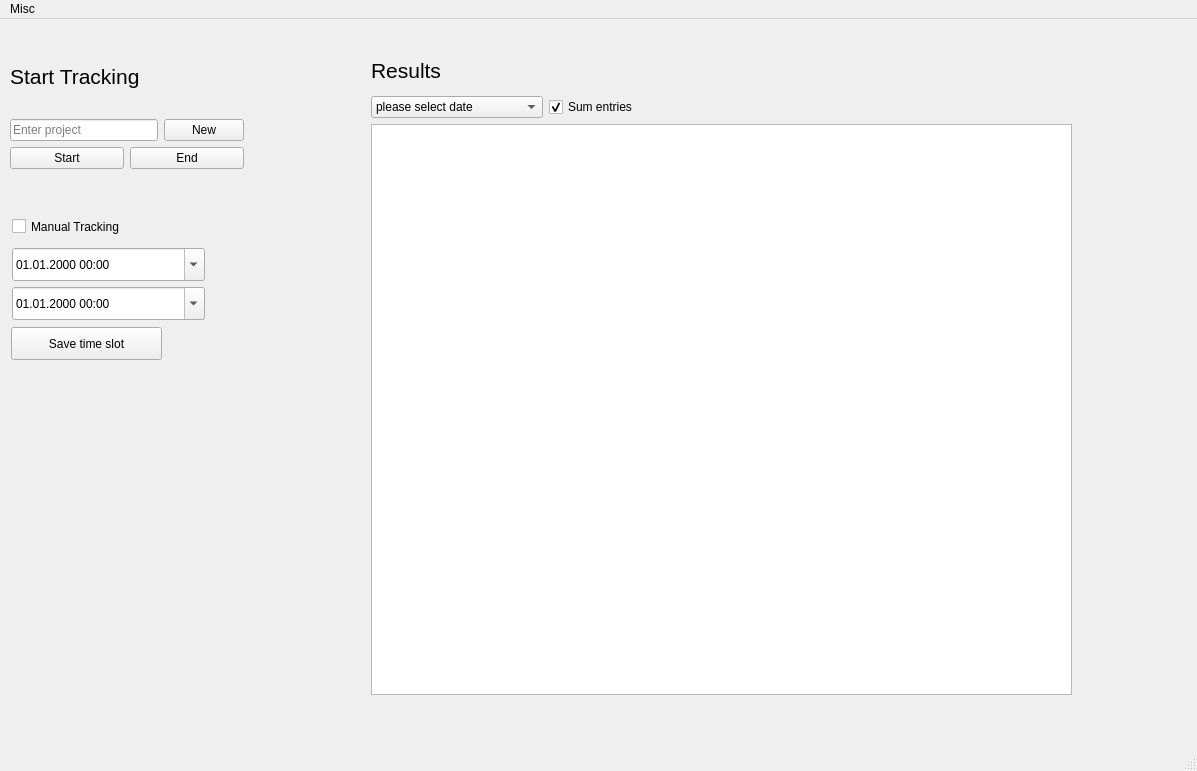
<?xml version="1.0" encoding="UTF-8"?>
<ui version="4.0">
 <class>QtTimeMgrWindow</class>
 <widget class="QMainWindow" name="QtTimeMgrWindow">
  <property name="geometry">
   <rect>
    <x>0</x>
    <y>0</y>
    <width>1197</width>
    <height>771</height>
   </rect>
  </property>
  <property name="windowTitle">
   <string>nomispaz Qt Timetracker</string>
  </property>
  <property name="styleSheet">
   <string notr="true">font: 16pt &quot;Liberation Sans&quot;;</string>
  </property>
  <widget class="QWidget" name="centralwidget">
   <widget class="QPlainTextEdit" name="oMainTextField">
    <property name="geometry">
     <rect>
      <x>371</x>
      <y>105</y>
      <width>701</width>
      <height>571</height>
     </rect>
    </property>
   </widget>
   <widget class="QWidget" name="layoutWidget">
    <property name="geometry">
     <rect>
      <x>10</x>
      <y>20</y>
      <width>234</width>
      <height>130</height>
     </rect>
    </property>
    <layout class="QVBoxLayout" name="verticalLayout_2">
     <item>
      <layout class="QVBoxLayout" name="verticalLayout">
       <item>
        <widget class="QLabel" name="label">
         <property name="font">
          <font>
           <family>Liberation Sans</family>
           <pointsize>16</pointsize>
           <weight>50</weight>
           <italic>false</italic>
           <bold>false</bold>
          </font>
         </property>
         <property name="text">
          <string>Start Tracking</string>
         </property>
        </widget>
       </item>
       <item>
        <layout class="QHBoxLayout" name="horizontalLayout_2">
         <item>
          <widget class="QLineEdit" name="iProject">
           <property name="text">
            <string/>
           </property>
           <property name="placeholderText">
            <string>Enter project</string>
           </property>
          </widget>
         </item>
         <item>
          <widget class="QPushButton" name="bNewProject">
           <property name="text">
            <string>New</string>
           </property>
          </widget>
         </item>
        </layout>
       </item>
       <item>
        <layout class="QHBoxLayout" name="horizontalLayout">
         <item>
          <widget class="QPushButton" name="bStart">
           <property name="text">
            <string>Start</string>
           </property>
          </widget>
         </item>
         <item>
          <widget class="QPushButton" name="bEnd">
           <property name="text">
            <string>End</string>
           </property>
          </widget>
         </item>
        </layout>
       </item>
      </layout>
     </item>
    </layout>
   </widget>
   <widget class="QPushButton" name="bSaveTimeslot">
    <property name="geometry">
     <rect>
      <x>11</x>
      <y>308</y>
      <width>151</width>
      <height>33</height>
     </rect>
    </property>
    <property name="text">
     <string>Save time slot</string>
    </property>
   </widget>
   <widget class="QWidget" name="layoutWidget">
    <property name="geometry">
     <rect>
      <x>371</x>
      <y>31</y>
      <width>350</width>
      <height>68</height>
     </rect>
    </property>
    <layout class="QVBoxLayout" name="verticalLayout_3">
     <item>
      <widget class="QLabel" name="label_2">
       <property name="font">
        <font>
         <family>Liberation Sans</family>
         <pointsize>16</pointsize>
         <weight>50</weight>
         <italic>false</italic>
         <bold>false</bold>
        </font>
       </property>
       <property name="text">
        <string>Results</string>
       </property>
      </widget>
     </item>
     <item>
      <layout class="QHBoxLayout" name="horizontalLayout_3">
       <item>
        <widget class="QComboBox" name="lGetData">
         <item>
          <property name="text">
           <string>please select date</string>
          </property>
         </item>
         <item>
          <property name="text">
           <string>current day</string>
          </property>
         </item>
         <item>
          <property name="text">
           <string>last day</string>
          </property>
         </item>
         <item>
          <property name="text">
           <string>current week</string>
          </property>
         </item>
         <item>
          <property name="text">
           <string>last week</string>
          </property>
         </item>
         <item>
          <property name="text">
           <string>current month</string>
          </property>
         </item>
         <item>
          <property name="text">
           <string>last month</string>
          </property>
         </item>
         <item>
          <property name="text">
           <string>custom date</string>
          </property>
         </item>
        </widget>
       </item>
       <item>
        <widget class="QCheckBox" name="cSumOrSingle">
         <property name="text">
          <string>Sum entries</string>
         </property>
         <property name="checked">
          <bool>true</bool>
         </property>
        </widget>
       </item>
      </layout>
     </item>
    </layout>
   </widget>
   <widget class="QDateTimeEdit" name="iDatetimeStart">
    <property name="geometry">
     <rect>
      <x>12</x>
      <y>229</y>
      <width>193</width>
      <height>33</height>
     </rect>
    </property>
    <property name="displayFormat">
     <string>dd.MM.yyyy hh:mm</string>
    </property>
    <property name="calendarPopup">
     <bool>true</bool>
    </property>
   </widget>
   <widget class="QCheckBox" name="bManualTracking">
    <property name="geometry">
     <rect>
      <x>12</x>
      <y>192</y>
      <width>179</width>
      <height>31</height>
     </rect>
    </property>
    <property name="text">
     <string>Manual Tracking</string>
    </property>
   </widget>
   <widget class="QDateTimeEdit" name="iDatetimeEnd">
    <property name="geometry">
     <rect>
      <x>12</x>
      <y>268</y>
      <width>193</width>
      <height>33</height>
     </rect>
    </property>
    <property name="displayFormat">
     <string>dd.MM.yyyy hh:mm</string>
    </property>
    <property name="calendarPopup">
     <bool>true</bool>
    </property>
   </widget>
  </widget>
  <widget class="QMenuBar" name="menuBar">
   <property name="geometry">
    <rect>
     <x>0</x>
     <y>0</y>
     <width>1197</width>
     <height>30</height>
    </rect>
   </property>
   <widget class="QMenu" name="menuMisc">
    <property name="title">
     <string>Misc</string>
    </property>
    <addaction name="bClear"/>
    <addaction name="bClearDb"/>
   </widget>
   <addaction name="menuMisc"/>
  </widget>
  <widget class="QStatusBar" name="statusbar"/>
  <action name="bClear">
   <property name="text">
    <string>Clear Ouput</string>
   </property>
  </action>
  <action name="bClearDb">
   <property name="text">
    <string>Clear Database</string>
   </property>
  </action>
 </widget>
 <resources/>
 <connections/>
</ui>
